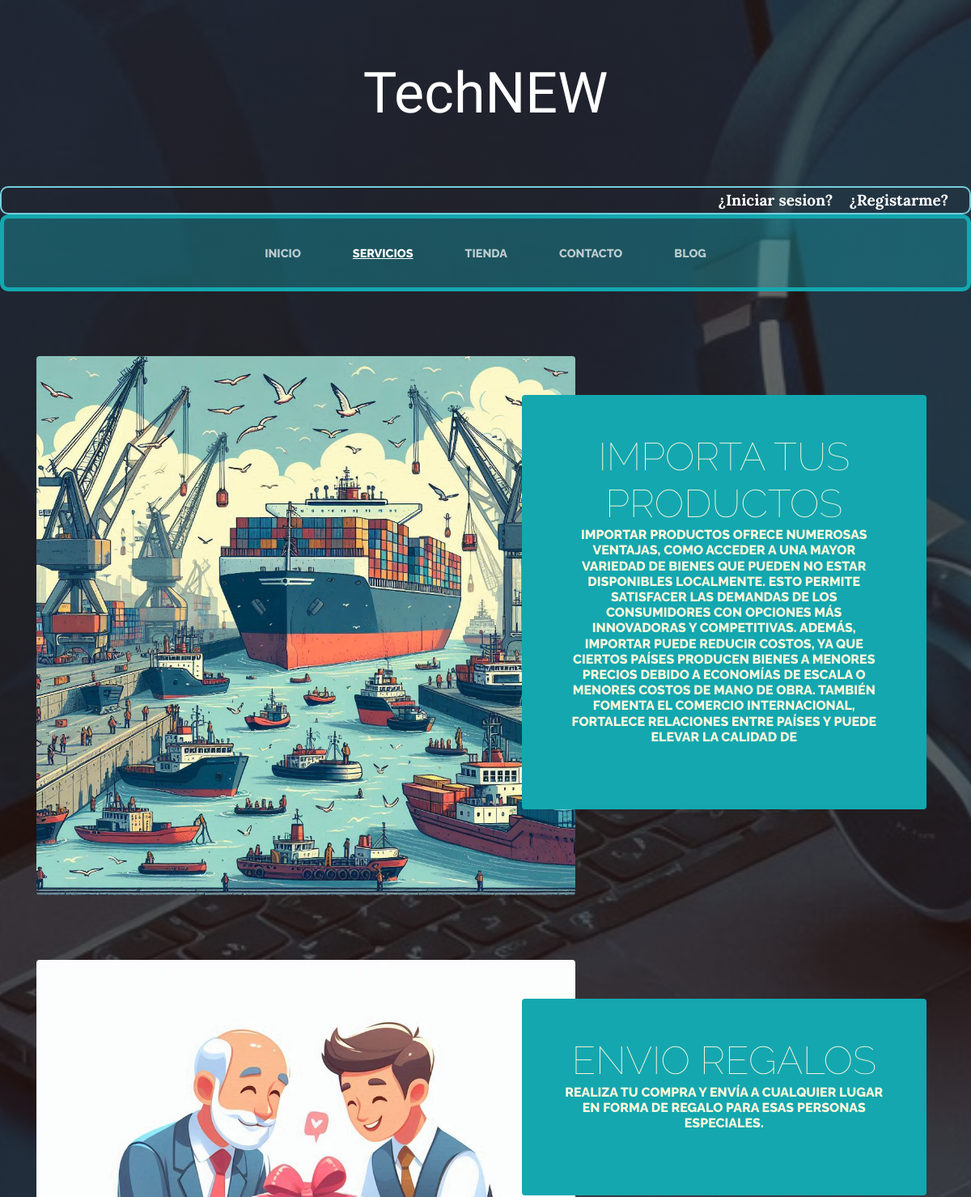
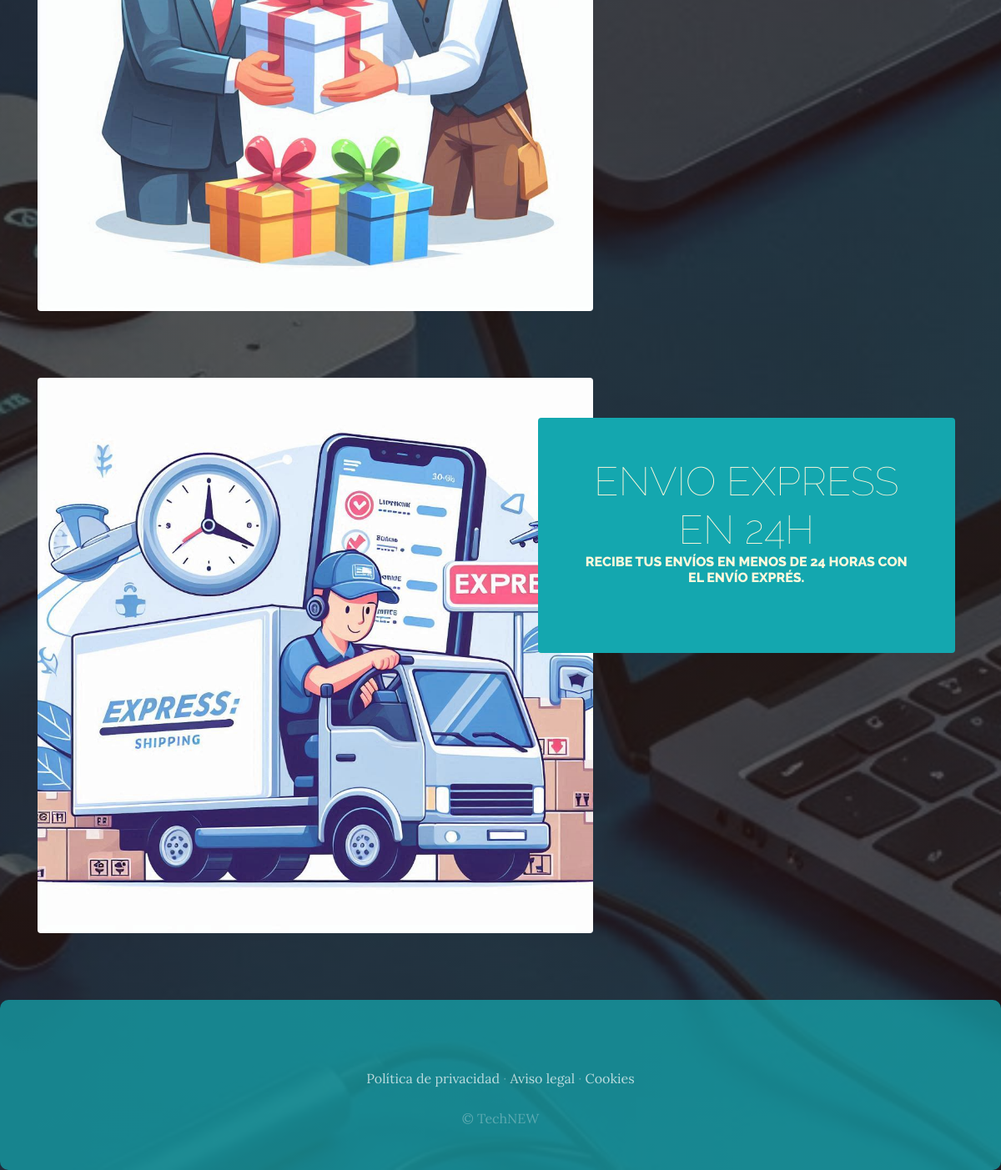
The app's page /servicios/ with its own data (2 pictures, top to bottom).
### Servicios/models.py (models this page shows, shortened)
class Servicio(models.Model):
    titulo=models.CharField(max_length=50)
    contenido=models.CharField(max_length=500)
    imagen=models.ImageField(upload_to='servicios')
    created=models.DateTimeField(auto_now_add=True)
    updated=models.DateTimeField(auto_now_add=True)
    class meta:
        verbose_name="servicio"
        verbose_name_plural = "servicios"

### Servicios/views.py (the view)
# urls.py: path("servicios/",views.servicios, name="servicios"),
def servicios (request):
    Servicios = Servicio.objects.all()
    return render(request,"Servicios/Servicios.html",{"Servicios": Servicios})

### carro/context_processor.py (called while the page is built)
def importe_total_carro(request):
    total = 0
    if request.user.is_authenticated:
            for key, value in request.session["carro"].items():
                total = total+float(value["precio"])
    else:
        total=" inicia sesion para relizar compras"
    return {"importe_total_carro": total}

### Servicios/templates/servicios/Servicios.html
{%extends "TiendaHApp/base.html"%}
{%load static%}
{%block content%}
  {% for servicios in Servicios %}
  <section class="page-section clearfix">
    <div class="container">
      <div class="intro">
        <img class="intro-img img-fluid mb-3 mb-lg-0 rounded" src="{{servicios.imagen.url}}" alt="" style="width:60%;">
        <div class="intro-text left-0 text-center bg-faded p-5 rounded">
          <h2 class="section-heading mb-4" >
            <span  class="section-heading-lower">{{servicios.titulo}}</span>
            <span class="section-heading-upper">{{servicios.contenido}}</span>
          </h2>
        </div>
      </div>
    </div>
  </section>
  {%endfor%}
{%endblock%}

### TiendaHApp/static/TiendaHapp/css/gestion.css (style rules this page uses)
body { font-family: 'Lora'; background: linear-gradient(rgba(47, 23, 15, 0.65), rgba(47, 23, 15, 0.65)), url("../img/16.jpg"); background-attachment: fixed; background-position: center; background-size: cover; }
h1, h2, h3, h4, h5, h6 { font-family: 'Raleway'; }
.page-section { margin-top: 5rem; margin-bottom: 5rem; }
.section-heading { text-transform: uppercase; }
.section-heading .section-heading-upper { display: block; font-size: 1rem; font-weight: 800; padding-bottom:.5rem; }
.section-heading .section-heading-lower { display: block; font-size: 3rem; font-weight: 100; }
.bg-faded { background-color: rgba(255, 255, 255, 0.85); }
.intro { position: relative; }
@media (min-width: 992px) { .intro .intro-img { width: 75%; float: left; } }
@media (min-width: 992px) { .intro .intro-text { left: 600; width: 60%; margin-top: 3rem; background-color: rgb(20, 167, 175); color: cornsilk; position: absolute; } }
@media (min-width: 1200px) { .intro .intro-text { width: 45%; } }

### records on screen
Servicio: imagen (picture), titulo "IMPORTA TUS PRODUCTOS", contenido "IMPORTAR PRODUCTOS OFRECE NUMEROSAS VENTAJAS, COMO ACCEDER A UNA MAYOR VARIEDAD DE BIENES QUE PUEDEN NO ESTAR DISPONIBLES LOCALMENTE. ESTO PERMITE SATISFACER LAS DEMANDAS DE LOS CONSUMIDORES CON OPCIONES MÁS INNOVADORAS Y COMPETITIVAS. ADEMÁS, IMPORTAR PUEDE REDUCIR COSTOS, YA QUE CIERTOS PAÍSES PRODUCEN BIENES A MENORES PRECIOS DEBIDO A ECONOMÍAS DE ESCALA O MENORES COSTOS DE MANO DE OBRA. TAMBIÉN FOMENTA EL COMERCIO INTERNACIONAL, FORTALECE RELACIONES ENTRE PAÍSES Y PUEDE ELEVAR LA CALIDAD DE"
Servicio: imagen (picture), titulo "ENVIO REGALOS", contenido "REALIZA TU COMPRA Y ENVÍA A CUALQUIER LUGAR EN FORMA DE REGALO PARA ESAS PERSONAS ESPECIALES."
Servicio: imagen (picture), titulo "ENVIO EXPRESS EN 24H", contenido "RECIBE TUS ENVÍOS EN MENOS DE 24 HORAS CON EL ENVÍO EXPRÉS."
